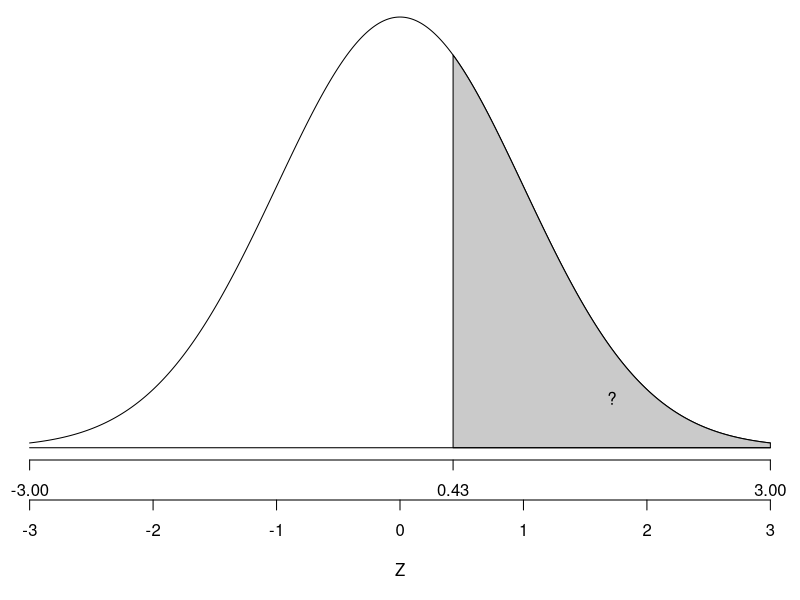
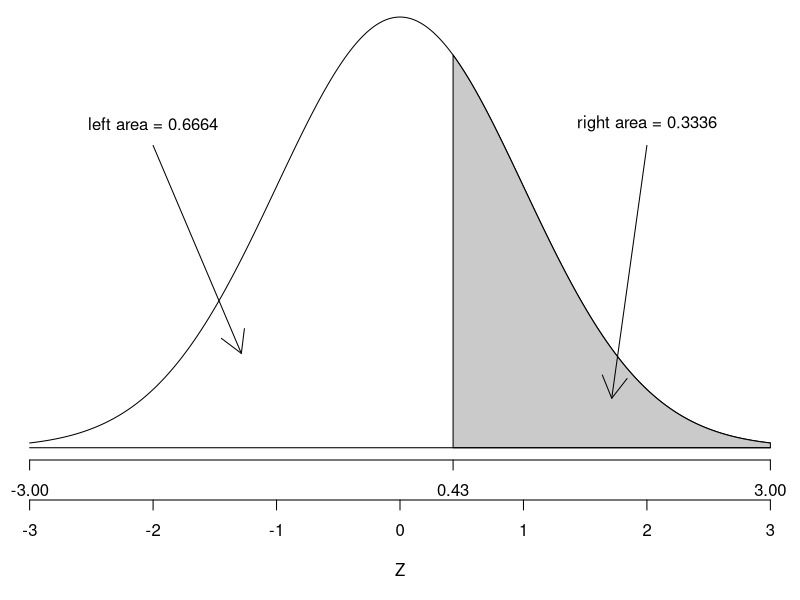
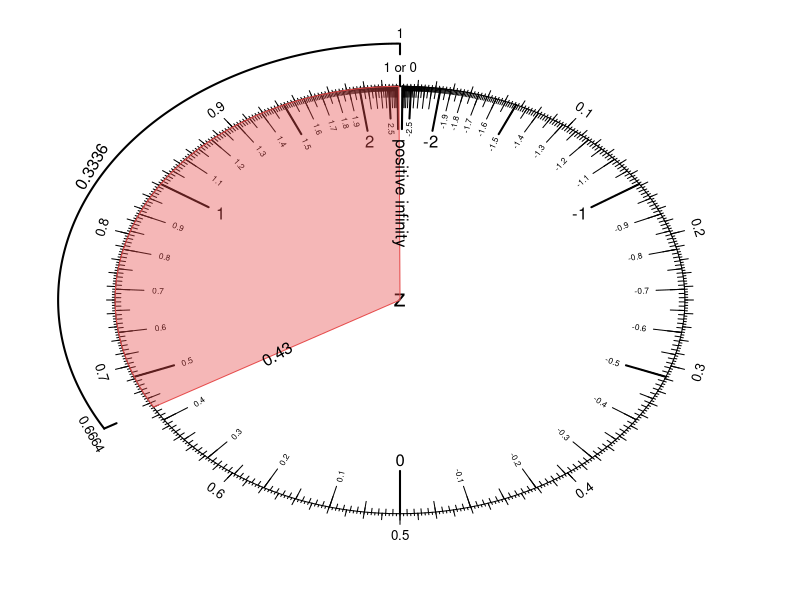

Here is the R script that generated these plots, in order:
## ---- chunk 1
ell = runif(1,0.01,0.99)
z = round(qnorm(ell),2)
ell = round(pnorm(z),4)
sol = 1-ell
## ---- chunk 2
par(mar=c(7,0,0,0))
zs = seq(-3,3,0.01)
plot(zs,dnorm(zs),xlim=c(-3,3),type='l',ylab='density',xlab='Z',axes=F,ann=F)
polygon(c(zs[zs>=z],3,z),c(dnorm(zs[zs>=z]),0,0),col=rgb(0.7,0.7,0.7,0.7))
lines(c(-3,3),c(0,0))
axis(1,at=c(-3,z,3),line = 0)
axis(1,at=seq(-3,3,1),line=2)
mtext('Z',1,5)
text(mean(c(3,z)),max(dnorm(mean(c(3,z)))/2,0.02),"?")
## ---- chunk 3
par(mar=c(7,0,0,0))
zs = seq(-3,3,0.01)
plot(zs,dnorm(zs),xlim=c(-3,3),type='l',ylab='density',xlab='Z',axes=F,ann=F)
polygon(c(zs[zs>=z],3,z),c(dnorm(zs[zs>=z]),0,0),col=rgb(0.7,0.7,0.7,0.7))
lines(c(-3,3),c(0,0))
midl = (-3+z)/2
midr = (3+z)/2
text(-2,0.3,paste("left area =",round(pnorm(z),4)))
arrows(-2,0.28,midl,dnorm(midl)/2)
text(2,0.3,paste("right area =",round(1-pnorm(z),4)))
arrows(2,0.28,midr,dnorm(midr)/2)
axis(1,at=c(-3,z,3),line = 0)
axis(1,at=seq(-3,3,1),line=2)
mtext('Z',1,5)
## ---- chunk 4
par(mar=c(0,0,0,0))
theta=seq(0,2*pi,length.out=1000)
plot(sin(theta),cos(theta),type="l",ann=F,axes=F,xlim=c(-1.3,1.3),ylim=c(-1.3,1.3))
zs = -3:3
for(i in 1:length(zs)){
  p = pnorm(zs[i])
  lines(sin(p*2*pi)*c(0.8,1),cos(p*2*pi)*c(0.8,1),lwd=2)
  pt = min(max(p,0.007),0.993)
  if(abs(zs[i])<3){
    text(0.75*sin(pt*2*pi),0.75*cos(pt*2*pi),zs[i])
  }
}
zs = seq(-2.5,2.5,1)
for(i in 1:length(zs)){
  p = pnorm(zs[i])
  lines(sin(p*2*pi)*c(0.85,1),cos(p*2*pi)*c(0.85,1),lwd=2)
  if(abs(zs[i])<3){
    text(sin(p*2*pi)*0.8,cos(p*2*pi)*0.8,cex=0.5,round(zs[i],2),srt=(180-360*p)%%180-90)
  }
}
zs = seq(-3,3,0.1)
for(i in 1:length(zs)){
  p = pnorm(zs[i])
  lines(sin(p*2*pi)*c(0.9,1),cos(p*2*pi)*c(0.9,1),lwd=1)
}
zs = seq(-2,2,0.1)
for(i in 1:length(zs)){
  p = pnorm(zs[i])
  if(zs[i]%%0.5 != 0){
    text(sin(p*2*pi)*0.85,cos(p*2*pi)*0.85,cex=0.5,round(zs[i],2),srt=(180-360*p)%%180-90)
  }
}
zs = seq(-3,3,0.05)
for(i in 1:length(zs)){
  p = pnorm(zs[i])
  lines(sin(p*2*pi)*c(0.95,1),cos(p*2*pi)*c(0.95,1))
}
zs = seq(-3,3,0.01)
for(i in 1:length(zs)){
  p = pnorm(zs[i])
  lines(sin(p*2*pi)*c(0.98,1),cos(p*2*pi)*c(0.98,1))
}

for(p in seq(0.1,0.9,0.1)){
  lines(sin(p*2*pi)*c(1,1.05),cos(p*2*pi)*c(1,1.05))
  text(sin(p*2*pi)*1.1,cos(p*2*pi)*1.1,p,cex=0.8,srt=-(p*360-90)%%180-90)
}
for(p in seq(0.01,0.99,0.01)){
  lines(sin(p*2*pi)*c(1,1.03),cos(p*2*pi)*c(1,1.03))
}
for(p in seq(0.002,0.998,0.002)){
  lines(sin(p*2*pi)*c(1,1.01),cos(p*2*pi)*c(1,1.01))
}
lines(c(0,0),c(1,1.05),lwd=2)
text(0,1.09,"1 or 0",cex=0.8)
text(0,0,cex=1.5,"z")

pp = pnorm(z)
ps = seq(pp,1,0.001)
polygon(c(0,sin(ps*2*pi),0),c(0,cos(ps*2*pi),0),col=rgb(0.9,0.3,0.3,0.4),border=rgb(0.9,0.3,0.3))
pe = c(pp,1)
pm = mean(pe)

lines(sin(ps*2*pi)*1.2,cos(ps*2*pi)*1.2,lwd=2)
lines(sin(pe[1]*2*pi)*c(1.15,1.2),cos(pe[1]*2*pi)*c(1.15,1.2),lwd=2)
lines(sin(pe[2]*2*pi)*c(1.15,1.2),cos(pe[2]*2*pi)*c(1.15,1.2),lwd=2)
text(0.5*sin(2*pi*pe[1]),0.5*cos(2*pi*pe[1]),z,srt=(180-360*pe[1])%%180-90)
text(0.5*sin(2*pi*pe[2]),0.5*cos(2*pi*pe[2]),"positive infinity",srt=(180-360*pe[2])%%180-90)
text(1.25*sin(2*pi*pe[1]),1.25*cos(2*pi*pe[1]),round(pe[1],4),srt=-(pe[1]*360-90)%%180-90,cex=0.8)
text(1.25*sin(2*pi*pe[2]),1.25*cos(2*pi*pe[2]),round(pe[2],4),srt=-(pe[2]*360-90)%%180-90,cex=0.8)
text(sin(pm*2*pi)*1.25,
     cos(pm*2*pi)*1.25,
     sprintf("%.4f",round(pe[2],4)-round(pe[1],4)),
     srt=-(pm*360-90)%%180-90)
